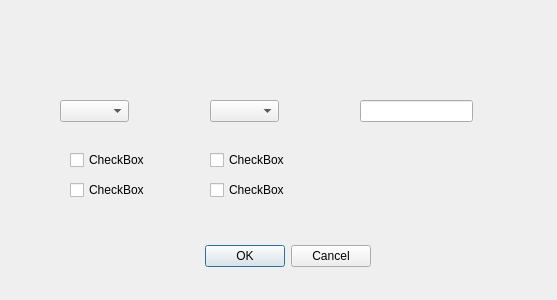
<?xml version="1.0" encoding="UTF-8"?>
<ui version="4.0">
 <class>MergeBehaviorDialog</class>
 <widget class="QDialog" name="MergeBehaviorDialog">
  <property name="geometry">
   <rect>
    <x>0</x>
    <y>0</y>
    <width>557</width>
    <height>300</height>
   </rect>
  </property>
  <property name="windowTitle">
   <string>Dialog</string>
  </property>
  <widget class="QDialogButtonBox" name="buttonBox">
   <property name="geometry">
    <rect>
     <x>30</x>
     <y>240</y>
     <width>341</width>
     <height>32</height>
    </rect>
   </property>
   <property name="orientation">
    <enum>Qt::Horizontal</enum>
   </property>
   <property name="standardButtons">
    <set>QDialogButtonBox::Cancel|QDialogButtonBox::Ok</set>
   </property>
  </widget>
  <widget class="QComboBox" name="comboBox">
   <property name="geometry">
    <rect>
     <x>60</x>
     <y>100</y>
     <width>69</width>
     <height>22</height>
    </rect>
   </property>
  </widget>
  <widget class="QComboBox" name="comboBox_2">
   <property name="geometry">
    <rect>
     <x>210</x>
     <y>100</y>
     <width>69</width>
     <height>22</height>
    </rect>
   </property>
  </widget>
  <widget class="QLineEdit" name="lineEdit">
   <property name="geometry">
    <rect>
     <x>360</x>
     <y>100</y>
     <width>113</width>
     <height>22</height>
    </rect>
   </property>
  </widget>
  <widget class="QCheckBox" name="checkBox">
   <property name="geometry">
    <rect>
     <x>70</x>
     <y>150</y>
     <width>76</width>
     <height>20</height>
    </rect>
   </property>
   <property name="text">
    <string>CheckBox</string>
   </property>
  </widget>
  <widget class="QCheckBox" name="checkBox_2">
   <property name="geometry">
    <rect>
     <x>70</x>
     <y>180</y>
     <width>76</width>
     <height>20</height>
    </rect>
   </property>
   <property name="text">
    <string>CheckBox</string>
   </property>
  </widget>
  <widget class="QCheckBox" name="checkBox_3">
   <property name="geometry">
    <rect>
     <x>210</x>
     <y>150</y>
     <width>76</width>
     <height>20</height>
    </rect>
   </property>
   <property name="text">
    <string>CheckBox</string>
   </property>
  </widget>
  <widget class="QCheckBox" name="checkBox_4">
   <property name="geometry">
    <rect>
     <x>210</x>
     <y>180</y>
     <width>76</width>
     <height>20</height>
    </rect>
   </property>
   <property name="text">
    <string>CheckBox</string>
   </property>
  </widget>
 </widget>
 <resources/>
 <connections>
  <connection>
   <sender>buttonBox</sender>
   <signal>accepted()</signal>
   <receiver>MergeBehaviorDialog</receiver>
   <slot>accept()</slot>
   <hints>
    <hint type="sourcelabel">
     <x>248</x>
     <y>254</y>
    </hint>
    <hint type="destinationlabel">
     <x>157</x>
     <y>274</y>
    </hint>
   </hints>
  </connection>
  <connection>
   <sender>buttonBox</sender>
   <signal>rejected()</signal>
   <receiver>MergeBehaviorDialog</receiver>
   <slot>reject()</slot>
   <hints>
    <hint type="sourcelabel">
     <x>316</x>
     <y>260</y>
    </hint>
    <hint type="destinationlabel">
     <x>286</x>
     <y>274</y>
    </hint>
   </hints>
  </connection>
 </connections>
</ui>
